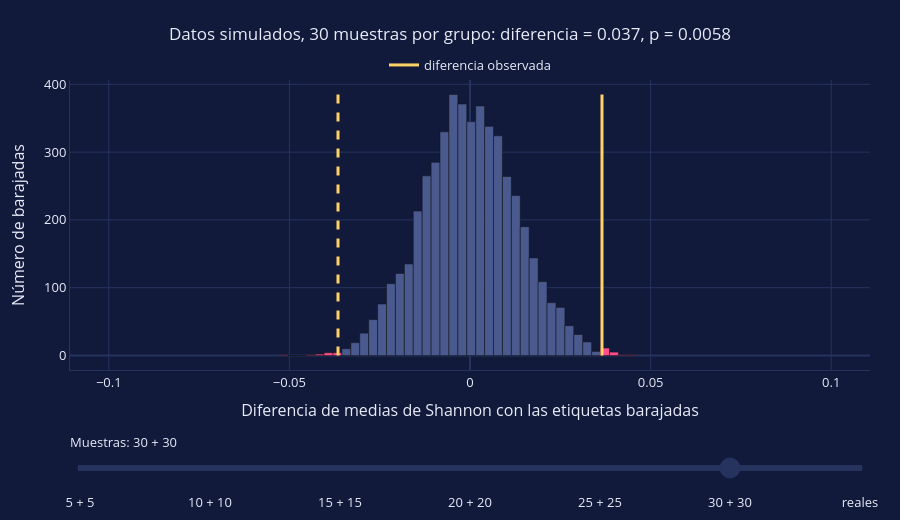

Source (notebook cell):
### Markdown cell above
Es la muestra `MD2086`. Volverá a aparecer en la ordenación del Episodio 4.

### 2.3 Un deslizador para ver cómo cambia el valor p

Un control no vuelve a calcular nada: solo decide **qué trazas se ven**. Por eso se calculan todas antes y el deslizador enciende unas y apaga otras. Aquí cada posición es una prueba de permutaciones con distinto número de muestras simuladas; la última posición son los datos reales. Las barras resaltadas son las barajadas tan extremas como lo observado: **su proporción es el valor p**.

### Code cell
# Cada caso del deslizador: (etiqueta corta, saludables, no saludables, descripción)
casos = [(f"{n} + {n}", x_sim[:n], y_sim[:n], f"Datos simulados, {n} muestras por grupo") for n in (5, 10, 15, 20, 25, 30)]
casos.append(("reales", x, y, "Datos reales, 35 y 18 muestras"))
inicial = len(casos) - 2                                 # se abre en los datos simulados completos (30 + 30)

fig_perm = go.Figure()
titulos, limite = [], 0
for i, (etiqueta, a, b, descripcion) in enumerate(casos):
    observada, barajadas, p = prueba_permutacion(a, b)
    # el histograma se calcula aquí y se dibuja como barras: la página pesa mucho menos que con 5 000 valores
    alturas, bordes = np.histogram(barajadas, bins=40)
    centros = (bordes[:-1] + bordes[1:]) / 2
    # las barras de las colas (tan extremas como lo observado) llevan el color de alerta: su proporción es el valor p
    colores_barras = [P["alerta"] if abs(centro) >= abs(observada) else P["neutro"] for centro in centros]
    fig_perm.add_trace(go.Bar(x=centros, y=alturas, width=bordes[1] - bordes[0], marker_color=colores_barras,
                              name="lo que produce el azar (H0)", visible=(i == inicial), showlegend=False,
                              hovertemplate="diferencia ≈ %{x:.3f}<br>%{y} barajadas<extra></extra>"))
    # la diferencia observada y su opuesta (prueba bilateral), como líneas verticales
    for signo, raya in ((1, "solid"), (-1, "dash")):
        fig_perm.add_trace(go.Scatter(x=[signo * observada] * 2, y=[0, alturas.max()], mode="lines",
                                      line=dict(color=P["acento"], width=3, dash=raya), name="diferencia observada",
                                      visible=(i == inicial), showlegend=(signo == 1), hoverinfo="skip"))
    titulos.append(f"{descripcion}: diferencia = {observada:.3f}, p = {formato_p(p)}")
    limite = max(limite, np.abs(barajadas).max(), abs(observada))

# Cada paso del deslizador enciende las tres trazas de su caso (barras y dos líneas) y cambia el título
pasos = [dict(method="update", label=etiqueta,
              args=[{"visible": [k // 3 == i for k in range(3 * len(casos))]}, {"title.text": titulos[i]}])
         for i, (etiqueta, *_) in enumerate(casos)]
estilo(fig_perm, titulos[inicial], alto=520)
fig_perm.update_layout(sliders=[dict(active=inicial, steps=pasos, currentvalue=dict(prefix="Muestras: "), pad=dict(t=60),
                                     bgcolor=P["rejilla"], activebgcolor=P["acento"], bordercolor=P["rejilla"], font=dict(color=P["texto"]))],
                       bargap=0, yaxis_title="Número de barajadas", legend=dict(y=1.0, yanchor="bottom"),
                       xaxis=dict(title="Diferencia de medias de Shannon con las etiquetas barajadas",
                                  range=[-1.1 * limite, 1.1 * limite]))   # mismo eje en todos los pasos, para poder comparar
fig_perm.show()

### Figure 1 — Plotly figure (JSON) as saved in the notebook; plotly's stock layout.template omitted (floating-point values rounded to 4 significant figures)
{"data": [{"hovertemplate": "diferencia ≈ %{x:.3f}<br>%{y} barajadas<extra></extra>", "marker": {"color": ["#FF4D8D", "#FF4D8D", "#FF4D8D", "#FF4D8D", "#FF4D8D", "#FF4D8D", "#FF4D8D", "#FF4D8D", "#FF4D8D", "#FF4D8D", "#FF4D8D", "#4A5A8F", "#4A5A8F", "#4A5A8F", "#4A5A8F", "#4A5A8F", "#4A5A8F", "#4A5A8F", "#4A5A8F", "#4A5A8F", "#4A5A8F", "#4A5A8F", "#4A5A8F", "#4A5A8F", "#4A5A8F", "#4A5A8F", "#4A5A8F", "#4A5A8F", "#4A5A8F", "#FF4D8D", "#FF4D8D", "#FF4D8D", "#FF4D8D", "#FF4D8D", "#FF4D8D", "#FF4D8D", "#FF4D8D", "#FF4D8D", "#FF4D8D", "#FF4D8D"]}, "name": "lo que produce el azar (H0)", "showlegend": false, "type": "bar", "visible": false, "width": 0.004937, "x": [-0.09628, -0.09134, -0.0864, -0.08146, -0.07653, -0.07159, -0.06665, -0.06172, -0.05678, -0.05184, -0.0469, -0.04197, -0.03703, -0.03209, -0.02715, -0.02222, -0.01728, -0.01234, -0.007406, -0.002469, 0.002469, 0.007406, 0.01234, 0.01728, 0.02222, 0.02715, 0.03209, 0.03703, 0.04197, 0.0469, 0.05184, 0.05678, 0.06172, 0.06665, 0.07159, 0.07653, 0.08146, 0.0864, 0.09134, 0.09628], "y": [28, 12, 52, 21, 48, 44, 12, 69, 96, 89, 144, 165, 190, 179, 189, 189, 197, 212, 253, 251, 244, 229, 236, 232, 181, 203, 192, 170, 164, 172, 107, 115, 83, 15, 49, 40, 30, 51, 25, 22]}, {"hoverinfo": "skip", "line": {"color": "#FFD166", "dash": "solid", "width": 3}, "mode": "lines", "name": "diferencia observada", "showlegend": true, "type": "scatter", "visible": false, "x": [0.04317, 0.04317], "y": [0, 253]}, {"hoverinfo": "skip", "line": {"color": "#FFD166", "dash": "dash", "width": 3}, "mode": "lines", "name": "diferencia observada", "showlegend": false, "type": "scatter", "visible": false, "x": [-0.04317, -0.04317], "y": [0, 253]}, {"hovertemplate": "diferencia ≈ %{x:.3f}<br>%{y} barajadas<extra></extra>", "marker": {"color": ["#FF4D8D", "#FF4D8D", "#FF4D8D", "#FF4D8D", "#FF4D8D", "#FF4D8D", "#FF4D8D", "#4A5A8F", "#4A5A8F", "#4A5A8F", "#4A5A8F", "#4A5A8F", "#4A5A8F", "#4A5A8F", "#4A5A8F", "#4A5A8F", "#4A5A8F", "#4A5A8F", "#4A5A8F", "#4A5A8F", "#4A5A8F", "#4A5A8F", "#4A5A8F", "#4A5A8F", "#4A5A8F", "#4A5A8F", "#4A5A8F", "#4A5A8F", "#4A5A8F", "#4A5A8F", "#4A5A8F", "#4A5A8F", "#4A5A8F", "#FF4D8D", "#FF4D8D", "#FF4D8D", "#FF4D8D", "#FF4D8D", "#FF4D8D", "#FF4D8D"]}, "name": "lo que produce el azar (H0)", "showlegend": false, "type": "bar", "visible": false, "width": 0.003267, "x": [-0.0643, -0.06103, -0.05777, -0.0545, -0.05123, -0.04797, -0.0447, -0.04144, -0.03817, -0.0349, -0.03164, -0.02837, -0.0251, -0.02184, -0.01857, -0.0153, -0.01204, -0.008769, -0.005502, -0.002236, 0.001031, 0.004297, 0.007564, 0.01083, 0.0141, 0.01736, 0.02063, 0.0239, 0.02716, 0.03043, 0.0337, 0.03696, 0.04023, 0.0435, 0.04676, 0.05003, 0.0533, 0.05656, 0.05983, 0.0631], "y": [4, 6, 4, 8, 19, 30, 45, 47, 71, 85, 95, 147, 148, 188, 222, 223, 244, 246, 295, 287, 332, 293, 277, 256, 231, 207, 218, 158, 145, 122, 79, 78, 48, 56, 32, 23, 9, 15, 4, 3]}, {"hoverinfo": "skip", "line": {"color": "#FFD166", "dash": "solid", "width": 3}, "mode": "lines", "name": "diferencia observada", "showlegend": true, "type": "scatter", "visible": false, "x": [0.04216, 0.04216], "y": [0, 332]}, {"hoverinfo": "skip", "line": {"color": "#FFD166", "dash": "dash", "width": 3}, "mode": "lines", "name": "diferencia observada", "showlegend": false, "type": "scatter", "visible": false, "x": [-0.04216, -0.04216], "y": [0, 332]}, {"hovertemplate": "diferencia ≈ %{x:.3f}<br>%{y} barajadas<extra></extra>", "marker": {"color": ["#FF4D8D", "#FF4D8D", "#FF4D8D", "#FF4D8D", "#4A5A8F", "#4A5A8F", "#4A5A8F", "#4A5A8F", "#4A5A8F", "#4A5A8F", "#4A5A8F", "#4A5A8F", "#4A5A8F", "#4A5A8F", "#4A5A8F", "#4A5A8F", "#4A5A8F", "#4A5A8F", "#4A5A8F", "#4A5A8F", "#4A5A8F", "#4A5A8F", "#4A5A8F", "#4A5A8F", "#4A5A8F", "#4A5A8F", "#4A5A8F", "#4A5A8F", "#4A5A8F", "#4A5A8F", "#4A5A8F", "#4A5A8F", "#4A5A8F", "#4A5A8F", "#4A5A8F", "#4A5A8F", "#4A5A8F", "#4A5A8F", "#FF4D8D", "#FF4D8D"]}, "name": "lo que produce el azar (H0)", "showlegend": false, "type": "bar", "visible": false, "width": 0.002932, "x": [-0.06021, -0.05728, -0.05435, -0.05142, -0.04848, -0.04555, -0.04262, -0.03969, -0.03676, -0.03382, -0.03089, -0.02796, -0.02503, -0.02209, -0.01916, -0.01623, -0.0133, -0.01037, -0.007434, -0.004502, -0.00157, 0.001362, 0.004294, 0.007226, 0.01016, 0.01309, 0.01602, 0.01895, 0.02189, 0.02482, 0.02775, 0.03068, 0.03361, 0.03655, 0.03948, 0.04241, 0.04534, 0.04828, 0.05121, 0.05414], "y": [1, 0, 4, 2, 7, 9, 16, 21, 26, 60, 79, 89, 127, 144, 170, 214, 251, 288, 319, 304, 360, 333, 317, 294, 278, 248, 194, 203, 152, 122, 105, 85, 59, 49, 21, 20, 9, 10, 7, 3]}, {"hoverinfo": "skip", "line": {"color": "#FFD166", "dash": "solid", "width": 3}, "mode": "lines", "name": "diferencia observada", "showlegend": true, "type": "scatter", "visible": false, "x": [0.04963, 0.04963], "y": [0, 360]}, {"hoverinfo": "skip", "line": {"color": "#FFD166", "dash": "dash", "width": 3}, "mode": "lines", "name": "diferencia observada", "showlegend": false, "type": "scatter", "visible": false, "x": [-0.04963, -0.04963], "y": [0, 360]}, {"hovertemplate": "diferencia ≈ %{x:.3f}<br>%{y} barajadas<extra></extra>", "marker": {"color": ["#FF4D8D", "#FF4D8D", "#FF4D8D", "#FF4D8D", "#FF4D8D", "#FF4D8D", "#FF4D8D", "#FF4D8D", "#FF4D8D", "#FF4D8D", "#FF4D8D", "#4A5A8F", "#4A5A8F", "#4A5A8F", "#4A5A8F", "#4A5A8F", "#4A5A8F", "#4A5A8F", "#4A5A8F", "#4A5A8F", "#4A5A8F", "#4A5A8F", "#4A5A8F", "#4A5A8F", "#4A5A8F", "#4A5A8F", "#4A5A8F", "#4A5A8F", "#4A5A8F", "#4A5A8F", "#4A5A8F", "#4A5A8F", "#FF4D8D", "#FF4D8D", "#FF4D8D", "#FF4D8D", "#FF4D8D", "#FF4D8D", "#FF4D8D", "#FF4D8D"]}, "name": "lo que produce el azar (H0)", "showlegend": false, "type": "bar", "visible": false, "width": 0.002729, "x": [-0.05748, -0.05475, -0.05203, -0.0493, -0.04657, -0.04384, -0.04111, -0.03838, -0.03565, -0.03292, -0.03019, -0.02746, -0.02473, -0.022, -0.01927, -0.01654, -0.01381, -0.01108, -0.008354, -0.005624, -0.002895, -0.0001651, 0.002564, 0.005294, 0.008023, 0.01075, 0.01348, 0.01621, 0.01894, 0.02167, 0.0244, 0.02713, 0.02986, 0.03259, 0.03532, 0.03805, 0.04078, 0.04351, 0.04624, 0.04897], "y": [1, 0, 3, 2, 8, 6, 9, 19, 26, 39, 70, 102, 100, 151, 161, 200, 255, 248, 301, 288, 323, 347, 324, 338, 252, 273, 248, 192, 185, 142, 108, 99, 56, 33, 45, 22, 12, 5, 3, 4]}, {"hoverinfo": "skip", "line": {"color": "#FFD166", "dash": "solid", "width": 3}, "mode": "lines", "name": "diferencia observada", "showlegend": true, "type": "scatter", "visible": false, "x": [0.02779, 0.02779], "y": [0, 347]}, {"hoverinfo": "skip", "line": {"color": "#FFD166", "dash": "dash", "width": 3}, "mode": "lines", "name": "diferencia observada", "showlegend": false, "type": "scatter", "visible": false, "x": [-0.02779, -0.02779], "y": [0, 347]}, {"hovertemplate": "diferencia ≈ %{x:.3f}<br>%{y} barajadas<extra></extra>", "marker": {"color": ["#FF4D8D", "#FF4D8D", "#FF4D8D", "#FF4D8D", "#FF4D8D", "#FF4D8D", "#FF4D8D", "#4A5A8F", "#4A5A8F", "#4A5A8F", "#4A5A8F", "#4A5A8F", "#4A5A8F", "#4A5A8F", "#4A5A8F", "#4A5A8F", "#4A5A8F", "#4A5A8F", "#4A5A8F", "#4A5A8F", "#4A5A8F", "#4A5A8F", "#4A5A8F", "#4A5A8F", "#4A5A8F", "#4A5A8F", "#4A5A8F", "#4A5A8F", "#4A5A8F", "#4A5A8F", "#4A5A8F", "#4A5A8F", "#4A5A8F", "#FF4D8D", "#FF4D8D", "#FF4D8D", "#FF4D8D", "#FF4D8D", "#FF4D8D", "#FF4D8D"]}, "name": "lo que produce el azar (H0)", "showlegend": false, "type": "bar", "visible": false, "width": 0.002362, "x": [-0.04582, -0.04346, -0.0411, -0.03874, -0.03637, -0.03401, -0.03165, -0.02929, -0.02693, -0.02456, -0.0222, -0.01984, -0.01748, -0.01512, -0.01275, -0.01039, -0.00803, -0.005668, -0.003306, -0.0009444, 0.001418, 0.00378, 0.006142, 0.008504, 0.01087, 0.01323, 0.01559, 0.01795, 0.02031, 0.02268, 0.02504, 0.0274, 0.02976, 0.03212, 0.03449, 0.03685, 0.03921, 0.04157, 0.04393, 0.0463], "y": [1, 3, 6, 10, 16, 13, 21, 43, 47, 84, 91, 116, 153, 194, 254, 247, 274, 315, 321, 343, 323, 328, 303, 272, 252, 199, 197, 149, 100, 95, 74, 71, 30, 20, 12, 11, 6, 3, 2, 1]}, {"hoverinfo": "skip", "line": {"color": "#FFD166", "dash": "solid", "width": 3}, "mode": "lines", "name": "diferencia observada", "showlegend": true, "type": "scatter", "visible": false, "x": [0.03045, 0.03045], "y": [0, 343]}, {"hoverinfo": "skip", "line": {"color": "#FFD166", "dash": "dash", "width": 3}, "mode": "lines", "name": "diferencia observada", "showlegend": false, "type": "scatter", "visible": false, "x": [-0.03045, -0.03045], "y": [0, 343]}, {"hovertemplate": "diferencia ≈ %{x:.3f}<br>%{y} barajadas<extra></extra>", "marker": {"color": ["#FF4D8D", "#FF4D8D", "#FF4D8D", "#FF4D8D", "#FF4D8D", "#FF4D8D", "#FF4D8D", "#4A5A8F", "#4A5A8F", "#4A5A8F", "#4A5A8F", "#4A5A8F", "#4A5A8F", "#4A5A8F", "#4A5A8F", "#4A5A8F", "#4A5A8F", "#4A5A8F", "#4A5A8F", "#4A5A8F", "#4A5A8F", "#4A5A8F", "#4A5A8F", "#4A5A8F", "#4A5A8F", "#4A5A8F", "#4A5A8F", "#4A5A8F", "#4A5A8F", "#4A5A8F", "#4A5A8F", "#4A5A8F", "#4A5A8F", "#4A5A8F", "#4A5A8F", "#4A5A8F", "#FF4D8D", "#FF4D8D", "#FF4D8D", "#FF4D8D"]}, "name": "lo que produce el azar (H0)", "showlegend": false, "type": "bar", "visible": true, "width": 0.002469, "x": [-0.05151, -0.04904, -0.04657, -0.04411, -0.04164, -0.03917, -0.0367, -0.03423, -0.03176, -0.02929, -0.02682, -0.02435, -0.02188, -0.01941, -0.01694, -0.01447, -0.01201, -0.009536, -0.007067, -0.004597, -0.002128, 0.0003412, 0.00281, 0.00528, 0.007749, 0.01022, 0.01269, 0.01516, 0.01763, 0.0201, 0.02256, 0.02503, 0.0275, 0.02997, 0.03244, 0.03491, 0.03738, 0.03985, 0.04232, 0.04479], "y": [1, 0, 0, 1, 2, 4, 4, 10, 19, 33, 53, 76, 106, 121, 135, 213, 265, 285, 330, 385, 371, 345, 368, 338, 324, 264, 236, 190, 144, 109, 78, 71, 44, 31, 20, 6, 11, 5, 1, 1]}, {"hoverinfo": "skip", "line": {"color": "#FFD166", "dash": "solid", "width": 3}, "mode": "lines", "name": "diferencia observada", "showlegend": true, "type": "scatter", "visible": true, "x": [0.03654, 0.03654], "y": [0, 385]}, {"hoverinfo": "skip", "line": {"color": "#FFD166", "dash": "dash", "width": 3}, "mode": "lines", "name": "diferencia observada", "showlegend": false, "type": "scatter", "visible": true, "x": [-0.03654, -0.03654], "y": [0, 385]}, {"hovertemplate": "diferencia ≈ %{x:.3f}<br>%{y} barajadas<extra></extra>", "marker": {"color": ["#FF4D8D", "#FF4D8D", "#FF4D8D", "#FF4D8D", "#FF4D8D", "#4A5A8F", "#4A5A8F", "#4A5A8F", "#4A5A8F", "#4A5A8F", "#4A5A8F", "#4A5A8F", "#4A5A8F", "#4A5A8F", "#4A5A8F", "#4A5A8F", "#4A5A8F", "#4A5A8F", "#4A5A8F", "#4A5A8F", "#4A5A8F", "#4A5A8F", "#4A5A8F", "#4A5A8F", "#4A5A8F", "#4A5A8F", "#4A5A8F", "#4A5A8F", "#4A5A8F", "#4A5A8F", "#4A5A8F", "#4A5A8F", "#FF4D8D", "#FF4D8D", "#FF4D8D", "#FF4D8D", "#FF4D8D", "#FF4D8D", "#FF4D8D", "#FF4D8D"]}, "name": "lo que produce el azar (H0)", "showlegend": false, "type": "bar", "visible": false, "width": 0.004647, "x": [-0.08291, -0.07826, -0.07361, -0.06896, -0.06432, -0.05967, -0.05502, -0.05037, -0.04573, -0.04108, -0.03643, -0.03179, -0.02714, -0.02249, -0.01784, -0.0132, -0.008548, -0.003901, 0.0007469, 0.005394, 0.01004, 0.01469, 0.01934, 0.02398, 0.02863, 0.03328, 0.03793, 0.04257, 0.04722, 0.05187, 0.05652, 0.06116, 0.06581, 0.07046, 0.07511, 0.07975, 0.0844, 0.08905, 0.0937, 0.09834], "y": [1, 1, 4, 12, 13, 40, 64, 95, 147, 159, 210, 240, 271, 328, 306, 307, 285, 255, 215, 166, 179, 173, 157, 167, 162, 167, 162, 171, 130, 103, 101, 75, 48, 26, 28, 15, 10, 5, 1, 1]}, {"hoverinfo": "skip", "line": {"color": "#FFD166", "dash": "solid", "width": 3}, "mode": "lines", "name": "diferencia observada", "showlegend": true, "type": "scatter", "visible": false, "x": [0.06119, 0.06119], "y": [0, 328]}, {"hoverinfo": "skip", "line": {"color": "#FFD166", "dash": "dash", "width": 3}, "mode": "lines", "name": "diferencia observada", "showlegend": false, "type": "scatter", "visible": false, "x": [-0.06119, -0.06119], "y": [0, 328]}], "layout": {"bargap": 0, "font": {"color": "#E8ECF8", "size": 13}, "height": 520, "hoverlabel": {"bgcolor": "#0B1026", "bordercolor": "#FFD166", "font": {"color": "#E8ECF8", "size": 13}}, "legend": {"bgcolor": "rgba(0,0,0,0)", "orientation": "h", "x": 0.5, "xanchor": "center", "y": 1.0, "yanchor": "bottom"}, "margin": {"b": 60, "l": 70, "r": 30, "t": 80}, "paper_bgcolor": "#111A3B", "plot_bgcolor": "#111A3B", "sliders": [{"active": 5, "activebgcolor": "#FFD166", "bgcolor": "#27335F", "bordercolor": "#27335F", "currentvalue": {"prefix": "Muestras: "}, "font": {"color": "#E8ECF8"}, "pad": {"t": 60}, "steps": [{"args": [{"visible": [true, true, true, false, false, false, false, false, false, false, false, false, false, false, false, false, false, false, false, false, false]}, {"title.text": "Datos simulados, 5 muestras por grupo: diferencia = 0.043, p = 0.2788"}], "label": "5 + 5", "method": "update"}, {"args": [{"visible": [false, false, false, true, true, true, false, false, false, false, false, false, false, false, false, false, false, false, false, false, false]}, {"title.text": "Datos simulados, 10 muestras por grupo: diferencia = 0.042, p = 0.0532"}], "label": "10 + 10", "method": "update"}, {"args": [{"visible": [false, false, false, false, false, false, true, true, true, false, false, false, false, false, false, false, false, false, false, false, false]}, {"title.text": "Datos simulados, 15 muestras por grupo: diferencia = 0.050, p = 0.0034"}], "label": "15 + 15", "method": "update"}, {"args": [{"visible": [false, false, false, false, false, false, false, false, false, true, true, true, false, false, false, false, false, false, false, false, false]}, {"title.text": "Datos simulados, 20 muestras por grupo: diferencia = 0.028, p = 0.0858"}], "label": "20 + 20", "method": "update"}, {"args": [{"visible": [false, false, false, false, false, false, false, false, false, false, false, false, true, true, true, false, false, false, false, false, false]}, {"title.text": "Datos simulados, 25 muestras por grupo: diferencia = 0.030, p = 0.0264"}], "label": "25 + 25", "method": "update"}, {"args": [{"visible": [false, false, false, false, false, false, false, false, false, false, false, false, false, false, false, true, true, true, false, false, false]}, {"title.text": "Datos simulados, 30 muestras por grupo: diferencia = 0.037, p = 0.0058"}], "label": "30 + 30", "method": "update"}, {"args": [{"visible": [false, false, false, false, false, false, false, false, false, false, false, false, false, false, false, false, false, false, true, true, true]}, {"title.text": "Datos reales, 35 y 18 muestras: diferencia = 0.061, p = 0.0408"}], "label": "reales", "method": "update"}]}], "title": {"font": {"size": 17}, "text": "Datos simulados, 30 muestras por grupo: diferencia = 0.037, p = 0.0058", "x": 0.5, "xanchor": "center"}, "xaxis": {"gridcolor": "#27335F", "linecolor": "#27335F", "range": [-0.1107, 0.1107], "title": {"text": "Diferencia de medias de Shannon con las etiquetas barajadas"}, "zerolinecolor": "#27335F"}, "yaxis": {"gridcolor": "#27335F", "linecolor": "#27335F", "title": {"text": "Número de barajadas"}, "zerolinecolor": "#27335F"}}}
